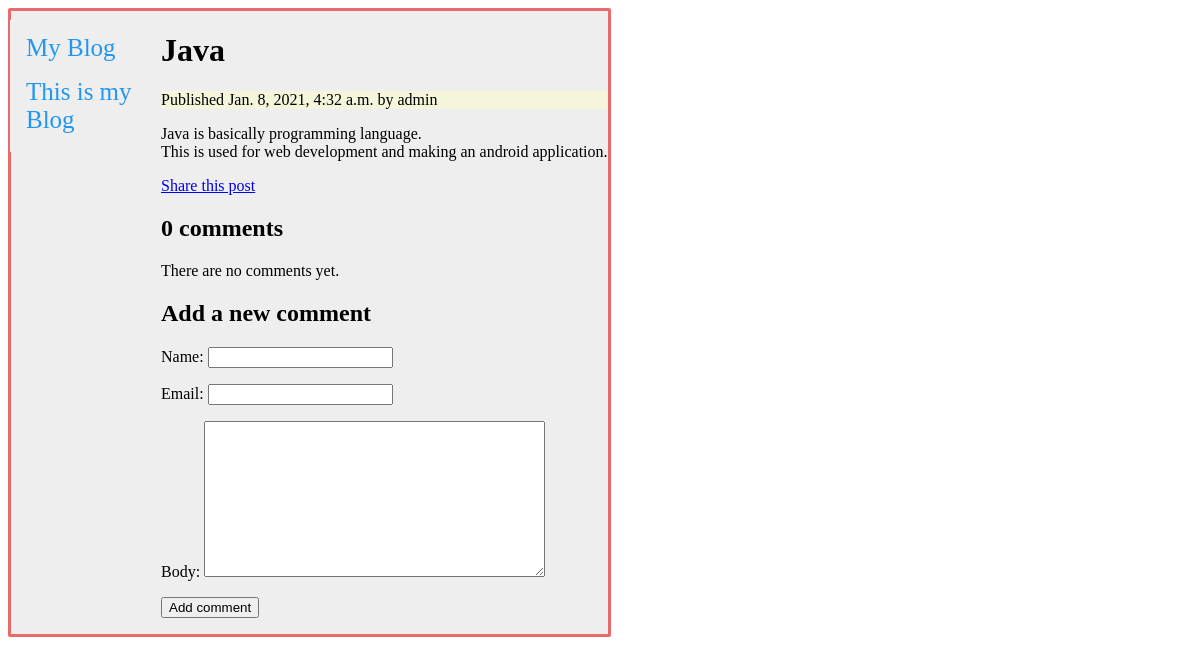
The page /blog/2021/1/8/java/ on the database its author committed.
### blog/models.py (models this page shows, shortened)
class Post(models.Model):
    objects = models.Manager() # The default manager.
    published = PublishedManager() # Our custom manager.
    STATUS_CHOICES = (
    ('draft', 'Draft'), ('published', 'Published'),
    )
    title = models.CharField(max_length=250)
    slug = models.SlugField(max_length=250, unique_for_date='publish')
    author = models.ForeignKey(User, on_delete=models.CASCADE, related_name='blog_posts')
    body = models.TextField()
    publish = models.DateTimeField(default=timezone.now)
    created = models.DateTimeField(auto_now_add=True)
    updated = models.DateTimeField(auto_now=True)
    status = models.CharField(max_length=10, choices=STATUS_CHOICES, default='draft')
    class Meta:
        ordering = ('-publish',)

### blog/views.py (the view)
# urls.py: path('<int:year>/<int:month>/<int:day>/<slug:post>/', views.post_detail, name='post_detail'),
def post_detail(request, year, month, day, post):
    post = get_object_or_404 (Post, slug=post, status='published', publish__year=year, publish__month=month, publish__day=day)
    comments = post.comments.filter(active=True)
    new_comment = None
    if request.method == 'POST':
        comment_form = CommentForm(data=request.POST)
        if comment_form.is_valid():
            new_comment = comment_form.save(commit=False)
            new_comment.post = post
            new_comment.save()
    else:
        comment_form = CommentForm()
    return render(request, 'blog/post/detail.html', {'post': post, 'comments': comments, 'new_comment': new_comment, 'comment_form': comment_form})

### blog/forms.py
class CommentForm(forms.ModelForm):
    class Meta:
        model = Comment
        fields = ('name', 'email', 'body')

### blog/templates/blog/post/detail.html (shortened to what this page needs)
{% extends "blog/base.html" %}
{% block content %}
<h1>{{ post.title }}</h1>
<p class="date">
    Published {{ post.publish }} by {{ post.author }}
</p>
{{ post.body|linebreaks }}
<p>
    <a href="{% url "blog:post_share" post.id %}">
        Share this post
    </a>
</p>
{% with comments.count as total_comments %}
<h2>
    {{ total_comments }} comment{{ total_comments|pluralize }}
</h2>
{% for comment in comments %}
<div class="comment">
    <p class="info">
        Comment {{ forloop.counter }} by {{ comment.name }}
        {{ comment.created }}
    </p>
    {{ comment.body|linebreaks }}
</div>
{% empty %}
<p>There are no comments yet.</p>
{% endfor %}
{% if new_comment %}
<h2>Your comment has been added.</h2>
{% else %}
<h2>Add a new comment</h2>
<form action="." method="post">
    {{ comment_form.as_p }}
    <p><input type="submit" value="Add comment"></p>
</form>
{% endif %}
{% endwith %}
{% endblock %}

### blog/static/css/blog.css (style rules this page uses)
.date { background-color: beige; }

### rows shown on the page
Post: title "Java", publish "Jan. 8, 2021, 4:32 a.m.", author "admin", body "Java is basically programming language. This is used for web development and making an android application."

### other values the page prints
{{ total_comments }} "0"
